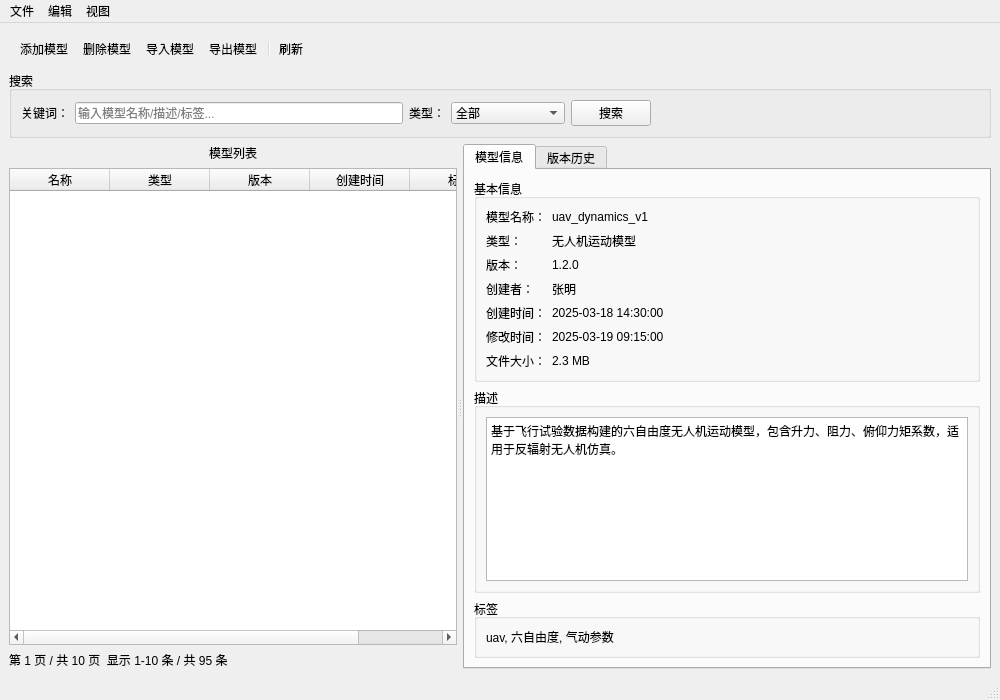
<?xml version="1.0" encoding="UTF-8"?>
<ui version="4.0">
 <class>ModelManagementWidget</class>
 <widget class="QMainWindow" name="ModelManagementWidget">
  <property name="geometry">
   <rect>
    <x>0</x>
    <y>0</y>
    <width>1000</width>
    <height>700</height>
   </rect>
  </property>
  <property name="windowTitle">
   <string>模型管理</string>
  </property>
  <widget class="QWidget" name="centralwidget">
   <layout class="QVBoxLayout" name="verticalLayout">
    <!-- 工具栏 -->
    <item>
     <widget class="QToolBar" name="toolBar">
      <property name="iconSize">
       <size>
        <width>24</width>
        <height>24</height>
       </size>
      </property>
      <property name="toolButtonStyle">
       <enum>Qt::ToolButtonTextUnderIcon</enum>
      </property>
      <addaction name="actionAddModel"/>
      <addaction name="actionDeleteModel"/>
      <addaction name="actionImportModel"/>
      <addaction name="actionExportModel"/>
      <addaction name="separator"/>
      <addaction name="actionRefresh"/>
     </widget>
    </item>
    <!-- 搜索栏 -->
    <item>
     <widget class="QGroupBox" name="groupBoxSearch">
      <property name="title">
       <string>搜索</string>
      </property>
      <layout class="QHBoxLayout" name="horizontalLayout">
       <item>
        <widget class="QLabel" name="labelKeyword">
         <property name="text">
          <string>关键词：</string>
         </property>
        </widget>
       </item>
       <item>
        <widget class="QLineEdit" name="editKeyword">
         <property name="placeholderText">
          <string>输入模型名称/描述/标签...</string>
         </property>
        </widget>
       </item>
       <item>
        <widget class="QLabel" name="labelType">
         <property name="text">
          <string>类型：</string>
         </property>
        </widget>
       </item>
       <item>
        <widget class="QComboBox" name="comboType">
         <item>
          <property name="text">
           <string>全部</string>
          </property>
         </item>
         <item>
          <property name="text">
           <string>无人机运动模型</string>
          </property>
         </item>
         <item>
          <property name="text">
           <string>传感器模型</string>
          </property>
         </item>
         <item>
          <property name="text">
           <string>目标特性模型</string>
          </property>
         </item>
         <item>
          <property name="text">
           <string>动力学模型</string>
          </property>
         </item>
        </widget>
       </item>
       <item>
        <widget class="QPushButton" name="btnSearch">
         <property name="text">
          <string>搜索</string>
         </property>
        </widget>
       </item>
       <item>
        <spacer name="horizontalSpacer">
         <property name="orientation">
          <enum>Qt::Horizontal</enum>
         </property>
         <property name="sizeHint" stdset="0">
          <size>
           <width>40</width>
           <height>20</height>
          </size>
         </property>
        </spacer>
       </item>
      </layout>
     </widget>
    </item>
    <!-- 主区域：模型列表 + 详细信息 -->
    <item>
     <widget class="QSplitter" name="splitter">
      <property name="orientation">
       <enum>Qt::Horizontal</enum>
      </property>
      <property name="handleWidth">
       <number>6</number>
      </property>
      <!-- 左侧模型列表 -->
      <widget class="QWidget" name="leftPanel" native="true">
       <property name="minimumWidth">
        <number>400</number>
       </property>
       <layout class="QVBoxLayout" name="verticalLayout_2">
        <item>
         <widget class="QLabel" name="labelModelList">
          <property name="text">
           <string>模型列表</string>
          </property>
          <property name="alignment">
           <set>Qt::AlignCenter</set>
          </property>
         </widget>
        </item>
        <item>
         <widget class="QTableWidget" name="tableModels">
          <property name="columnCount">
           <number>5</number>
          </property>
          <attribute name="horizontalHeaderStretchLastSection">
           <bool>true</bool>
          </attribute>
          <column>
           <property name="text">
            <string>名称</string>
           </property>
          </column>
          <column>
           <property name="text">
            <string>类型</string>
           </property>
          </column>
          <column>
           <property name="text">
            <string>版本</string>
           </property>
          </column>
          <column>
           <property name="text">
            <string>创建时间</string>
           </property>
          </column>
          <column>
           <property name="text">
            <string>标签</string>
           </property>
          </column>
         </widget>
        </item>
        <item>
         <widget class="QLabel" name="labelPagination">
          <property name="text">
           <string>第 1 页 / 共 10 页  显示 1-10 条 / 共 95 条</string>
          </property>
         </widget>
        </item>
       </layout>
      </widget>
      <!-- 右侧详细信息面板 -->
      <widget class="QTabWidget" name="tabWidget">
       <property name="currentIndex">
        <number>0</number>
       </property>
       <widget class="QWidget" name="tabInfo">
        <attribute name="title">
         <string>模型信息</string>
        </attribute>
        <layout class="QVBoxLayout" name="verticalLayout_3">
         <item>
          <widget class="QGroupBox" name="groupBoxBasic">
           <property name="title">
            <string>基本信息</string>
           </property>
           <layout class="QFormLayout" name="formLayout">
            <item row="0" column="0">
             <widget class="QLabel" name="labelName">
              <property name="text">
               <string>模型名称：</string>
              </property>
             </widget>
            </item>
            <item row="0" column="1">
             <widget class="QLabel" name="labelNameValue">
              <property name="text">
               <string>uav_dynamics_v1</string>
              </property>
             </widget>
            </item>
            <item row="1" column="0">
             <widget class="QLabel" name="labelTypeInfo">
              <property name="text">
               <string>类型：</string>
              </property>
             </widget>
            </item>
            <item row="1" column="1">
             <widget class="QLabel" name="labelTypeValue">
              <property name="text">
               <string>无人机运动模型</string>
              </property>
             </widget>
            </item>
            <item row="2" column="0">
             <widget class="QLabel" name="labelVersion">
              <property name="text">
               <string>版本：</string>
              </property>
             </widget>
            </item>
            <item row="2" column="1">
             <widget class="QLabel" name="labelVersionValue">
              <property name="text">
               <string>1.2.0</string>
              </property>
             </widget>
            </item>
            <item row="3" column="0">
             <widget class="QLabel" name="labelCreator">
              <property name="text">
               <string>创建者：</string>
              </property>
             </widget>
            </item>
            <item row="3" column="1">
             <widget class="QLabel" name="labelCreatorValue">
              <property name="text">
               <string>张明</string>
              </property>
             </widget>
            </item>
            <item row="4" column="0">
             <widget class="QLabel" name="labelCreatedTime">
              <property name="text">
               <string>创建时间：</string>
              </property>
             </widget>
            </item>
            <item row="4" column="1">
             <widget class="QLabel" name="labelCreatedTimeValue">
              <property name="text">
               <string>2025-03-18 14:30:00</string>
              </property>
             </widget>
            </item>
            <item row="5" column="0">
             <widget class="QLabel" name="labelModifiedTime">
              <property name="text">
               <string>修改时间：</string>
              </property>
             </widget>
            </item>
            <item row="5" column="1">
             <widget class="QLabel" name="labelModifiedTimeValue">
              <property name="text">
               <string>2025-03-19 09:15:00</string>
              </property>
             </widget>
            </item>
            <item row="6" column="0">
             <widget class="QLabel" name="labelFileSize">
              <property name="text">
               <string>文件大小：</string>
              </property>
             </widget>
            </item>
            <item row="6" column="1">
             <widget class="QLabel" name="labelFileSizeValue">
              <property name="text">
               <string>2.3 MB</string>
              </property>
             </widget>
            </item>
           </layout>
          </widget>
         </item>
         <item>
          <widget class="QGroupBox" name="groupBoxDesc">
           <property name="title">
            <string>描述</string>
           </property>
           <layout class="QVBoxLayout" name="verticalLayout_4">
            <item>
             <widget class="QTextEdit" name="textDescription">
              <property name="readOnly">
               <bool>true</bool>
              </property>
              <property name="html">
               <string>&lt;!DOCTYPE HTML PUBLIC &quot;-//W3C//DTD HTML 4.0//EN&quot; &quot;http://www.w3.org/TR/REC-html40/strict.dtd&quot;&gt;
&lt;html&gt;&lt;head&gt;&lt;meta name=&quot;qrichtext&quot; content=&quot;1&quot; /&gt;&lt;style type=&quot;text/css&quot;&gt;
p, li { white-space: pre-wrap; }
&lt;/style&gt;&lt;/head&gt;&lt;body style=&quot; font-family:'SimSun'; font-size:9pt; font-weight:400; font-style:normal;&quot;&gt;
&lt;p style=&quot; margin-top:0px; margin-bottom:0px; margin-left:0px; margin-right:0px; -qt-block-indent:0; text-indent:0px;&quot;&gt;基于飞行试验数据构建的六自由度无人机运动模型，包含升力、阻力、俯仰力矩系数，适用于反辐射无人机仿真。&lt;/p&gt;&lt;/body&gt;&lt;/html&gt;</string>
              </property>
             </widget>
            </item>
           </layout>
          </widget>
         </item>
         <item>
          <widget class="QGroupBox" name="groupBoxTags">
           <property name="title">
            <string>标签</string>
           </property>
           <layout class="QHBoxLayout" name="horizontalLayout_2">
            <item>
             <widget class="QLabel" name="labelTagsValue">
              <property name="text">
               <string>uav, 六自由度, 气动参数</string>
              </property>
             </widget>
            </item>
           </layout>
          </widget>
         </item>
        </layout>
       </widget>
       <widget class="QWidget" name="tabVersions">
        <attribute name="title">
         <string>版本历史</string>
        </attribute>
        <layout class="QVBoxLayout" name="verticalLayout_5">
         <item>
          <widget class="QTableWidget" name="tableVersions">
           <property name="columnCount">
            <number>3</number>
           </property>
           <attribute name="horizontalHeaderStretchLastSection">
            <bool>true</bool>
           </attribute>
           <column>
            <property name="text">
             <string>版本号</string>
            </property>
           </column>
           <column>
            <property name="text">
             <string>创建时间</string>
            </property>
           </column>
           <column>
            <property name="text">
             <string>备注</string>
            </property>
           </column>
          </widget>
         </item>
        </layout>
       </widget>
      </widget>
     </widget>
    </item>
   </layout>
  </widget>
  <widget class="QMenuBar" name="menubar">
   <property name="geometry">
    <rect>
     <x>0</x>
     <y>0</y>
     <width>1000</width>
     <height>22</height>
    </rect>
   </property>
   <widget class="QMenu" name="menuFile">
    <property name="title">
     <string>文件</string>
    </property>
    <addaction name="actionImportModel"/>
    <addaction name="actionExportModel"/>
    <addaction name="separator"/>
    <addaction name="actionExit"/>
   </widget>
   <widget class="QMenu" name="menuEdit">
    <property name="title">
     <string>编辑</string>
    </property>
    <addaction name="actionAddModel"/>
    <addaction name="actionDeleteModel"/>
   </widget>
   <widget class="QMenu" name="menuView">
    <property name="title">
     <string>视图</string>
    </property>
    <addaction name="actionRefresh"/>
   </widget>
   <addaction name="menuFile"/>
   <addaction name="menuEdit"/>
   <addaction name="menuView"/>
  </widget>
  <widget class="QStatusBar" name="statusbar"/>
  <action name="actionAddModel">
   <property name="text">
    <string>添加模型</string>
   </property>
  </action>
  <action name="actionDeleteModel">
   <property name="text">
    <string>删除模型</string>
   </property>
  </action>
  <action name="actionImportModel">
   <property name="text">
    <string>导入模型</string>
   </property>
  </action>
  <action name="actionExportModel">
   <property name="text">
    <string>导出模型</string>
   </property>
  </action>
  <action name="actionRefresh">
   <property name="text">
    <string>刷新</string>
   </property>
  </action>
  <action name="actionExit">
   <property name="text">
    <string>退出</string>
   </property>
  </action>
 </widget>
 <resources/>
 <connections/>
</ui>
